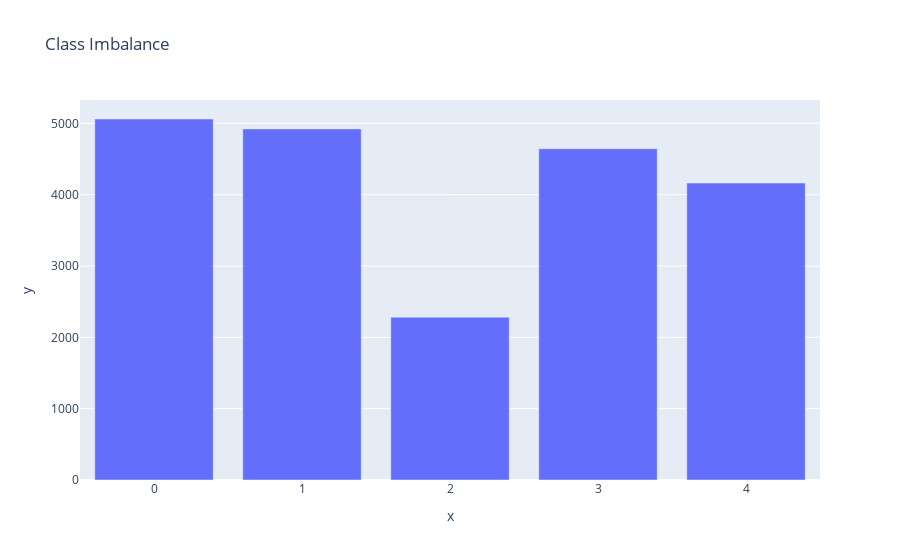

Notebook code for this chart:
### Code cell
# Checking for class imbalance
px.bar(x = training_data['Topic'].value_counts().index,
       y = training_data['Topic'].value_counts().values,
       title='Class Imbalance')

### Figure 1 — Plotly figure (JSON) as saved in the notebook; plotly's stock layout.template omitted (floating-point values rounded to 4 significant figures)
{"data": [{"alignmentgroup": "True", "hovertemplate": "x=%{x}<br>y=%{y}<extra></extra>", "legendgroup": "", "marker": {"color": "#636efa", "pattern": {"shape": ""}}, "name": "", "offsetgroup": "", "orientation": "v", "showlegend": false, "textposition": "auto", "type": "bar", "x": [0, 1, 3, 4, 2], "xaxis": "x", "y": [5061, 4922, 4644, 4163, 2282], "yaxis": "y"}], "layout": {"autosize": true, "barmode": "relative", "legend": {"tracegroupgap": 0}, "title": {"text": "Class Imbalance"}, "xaxis": {"anchor": "y", "autorange": true, "domain": [0, 1], "range": [-0.5, 4.5], "title": {"text": "x"}, "type": "linear"}, "yaxis": {"anchor": "x", "autorange": true, "domain": [0, 1], "range": [0, 5327.0], "title": {"text": "y"}, "type": "linear"}}}
